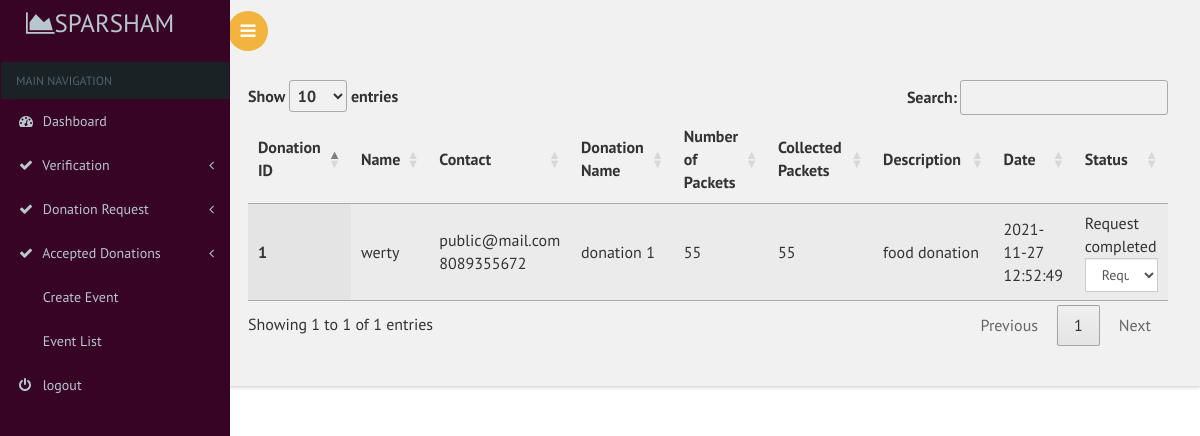
/secratary/fooddonationreq.php, run on the app's committed database.
### tables this page shows
CREATE TABLE IF NOT EXISTS `food_donation` (
  `food_donation_id` int(11) NOT NULL AUTO_INCREMENT,
  `email` varchar(30) NOT NULL,
  `no_of_packets` int(11) NOT NULL,
  `no_of_donations` int(11) NOT NULL,
  `donation_name` varchar(20) NOT NULL,
  `description` varchar(50) NOT NULL,
  `food_donation_status` int(3) NOT NULL DEFAULT '0',
  `donation_date` timestamp NOT NULL DEFAULT CURRENT_TIMESTAMP,
  PRIMARY KEY (`food_donation_id`)
);

CREATE TABLE IF NOT EXISTS `registration` (
  `name` varchar(80) NOT NULL,
  `email` varchar(80) NOT NULL,
  `phone` bigint(11) NOT NULL,
  `gender` varchar(10) DEFAULT NULL,
  `date_of_birth` varchar(20) DEFAULT NULL,
  `house` varchar(80) DEFAULT NULL,
  `place` varchar(80) DEFAULT NULL,
  `country` int(11) DEFAULT NULL,
  `state` int(11) DEFAULT NULL,
  `district` int(11) DEFAULT NULL,
  `pincode` int(6) DEFAULT NULL,
  `profile_pic` varchar(100) DEFAULT '../images/avathar.jpg',
  PRIMARY KEY (`email`)
);

### secratary/fooddonationreq.php (the view, shortened to what this page needs)
<?php
include("dbconn.php");
?>
<!DOCTYPE html>
<html>
<head>
    <link href="css/bootstrap.css" rel='stylesheet' type='text/css' />
<link href="css/style.css" rel='stylesheet' type='text/css' />
<link href="css/font-awesome.css" rel="stylesheet">
<link href='css/SidebarNav.min.css' media='all' rel='stylesheet' type='text/css'/>
<link href="css/custom.css" rel="stylesheet">
    <link rel="stylesheet" type="text/css" href="https://cdn.datatables.net/1.10.21/css/jquery.dataTables.css">
</head>
<body class="cbp-spmenu-push">
    <div class="main-content">
    <div class="cbp-spmenu cbp-spmenu-vertical cbp-spmenu-left" id="cbp-spmenu-s1">
        <aside class="sidebar-left">
      <nav class="navbar navbar-inverse">
          <div class="navbar-header">
            <h1><a class="navbar-brand" href="index.html"><span class="fa fa-area-chart"></span>Sparsham<span class="dashboard_text"></span></a></h1>
          </div>
          <?php
          include("menu.php");
          ?>
      </nav>
    </aside>
    </div>
        <?php
        include("header.php");
        ?>
        <div id="page-wrapper">
    <table id="table_id" class="display">
    <thead>
        <tr>
            <th>Donation ID</th>
            <th>Name</th>
            <th>Contact</th>
            <th>Donation Name</th>
            <th>Number of Packets</th>
            <th>Collected Packets</th>
            <th>Description</th>
            <th>Date</th>
            <th>Status</th>
        </tr>
    </thead>
    <tbody>
         <?php
            $sql="select * from food_donation a,registration b where a.email=b.email order by a.donation_date desc";
            $res=mysqli_query($conn,$sql);
            if(mysqli_num_rows($res)>0){
                while($r=mysqli_fetch_assoc($res)){
            ?>
           <tr>
      <th scope="row"><?php echo $r['food_donation_id']?></th>
      <td><?php echo $r['name']?></td>
      <td><?php echo $r['email']?><br>
        <?php echo $r['phone']?><br>
      </td>
      <td><?php echo $r['donation_name']?></td>
      <td><?php echo $r['no_of_packets']?></td>
      <td><?php echo $r['no_of_donations']?></td>
        <td><?php echo $r['description']?></td>
        <td><?php echo $r['donation_date']?></td>
        <td>
            <div id="<?php echo $r['food_donation_id']?>">
                <?php
         if($r['food_donation_status']==0)
            echo "Request not accepted";
        else if($r['food_donation_status']==1)
            echo "Request accepted";
        else if($r['food_donation_status']==2)
            echo "Request rejected";
        else if($r['food_donation_status']==3)
            echo "Request completed";
     ?>
 </div>
 <form>
          <select class="form-control"  onchange="updatestatus(this.value,<?php echo $r['food_donation_id']?>)">
            <option value disabled selected> <?php
            if($r['food_donation_status']==0)
            echo "Request not accepted";
        else if($r['food_donation_status']==1)
            echo "Request accepted";
        else if($r['food_donation_status']==2)
            echo "Request rejected";
        else if($r['food_donation_status']==3)
            echo "Request completed";
            ?></option>
          </select>
      </form>
</td>
    </tr>
            <?php
        }
    }
            ?>
    </tbody>
</table>
</div></div>
</body>
</html>

### secratary/css/custom.css (style rules this page uses)
#page-wrapper { padding:5em 2em 2.5em; background-color: #F1F1F1; }

### data on the page
food_donation: food_donation_id "1", registration.name "werty", registration.email "public@mail.com", registration.phone "8089355672", donation_name "donation 1", no_of_packets "55", no_of_donations "55", description "food donation", donation_date "2021-11-27 12:52:49", shows "Request completed"
